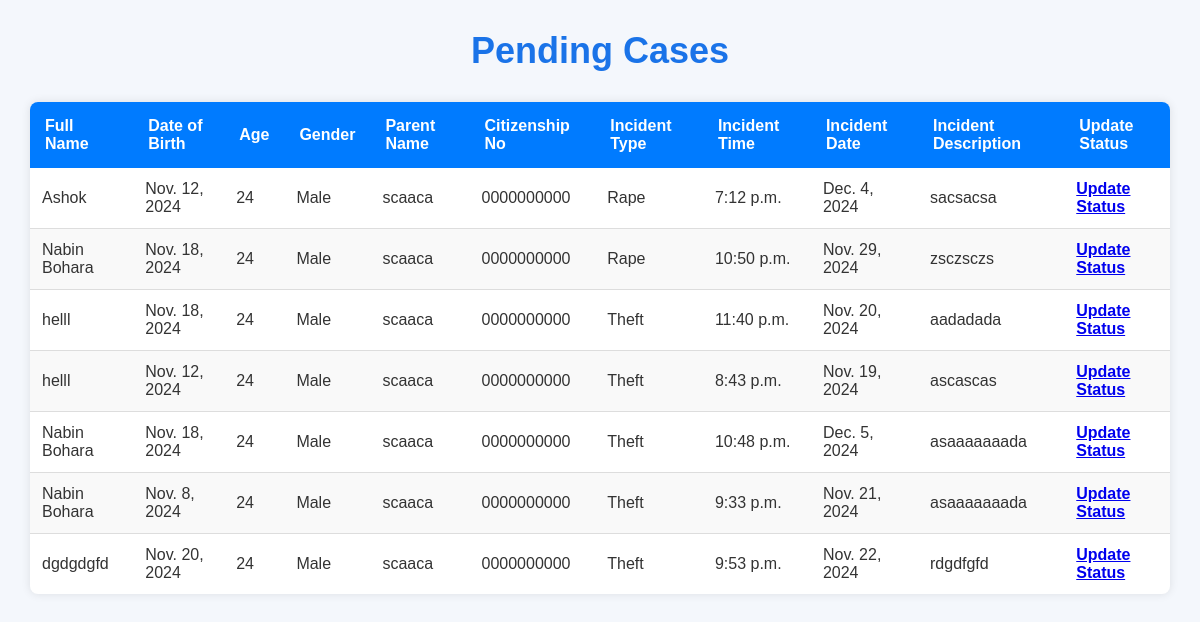
The page /pending_cases/ (signed in) on the database its author committed.
### complaints/models.py (models this page shows, shortened)
class Complaint(models.Model):
    STATUS_CHOICES = [
        ('pending', 'Pending'),
        ('completed', 'Completed'),
    ]
    user = models.ForeignKey(User, on_delete=models.CASCADE)
    title = models.CharField(max_length=255)
    description = models.TextField()
    status = models.CharField(max_length=10, choices=STATUS_CHOICES, default='pending')
    created_at = models.DateTimeField(auto_now_add=True)
    updated_at = models.DateTimeField(auto_now=True)
    user = models.ForeignKey(User, on_delete=models.CASCADE)
    full_name = models.CharField(max_length=255)
    date_of_birth = models.DateField()
    age = models.IntegerField()
    gender = models.CharField(max_length=10, choices=[('Male', 'Male'), ('Female', 'Female'), ('Other', 'Other')])
    phone_number = models.CharField(max_length=15)
    email = models.EmailField()
    parent_name = models.CharField(max_length=255)
    citizenship_no = models.CharField(max_length=50)
    incident_type = models.CharField(max_length=100)
    incident_time = models.TimeField()
    incident_date = models.DateField()
    incident_description = models.TextField()
    ip_address = models.GenericIPAddressField(null=True, blank=True)
    sound_recorder = models.FileField(upload_to='sound_recordings/', blank=True, null=True)
    evidence_1 =  models.ImageField(upload_to='evidence/', blank=True, null=True)
    evidence_2 =  models.ImageField(upload_to='evidence/', blank=True, null=True)
    evidence_3 =  models.ImageField(upload_to='evidence/', blank=True, null=True)
    evidence_4 =  models.ImageField(upload_to='evidence/', blank=True, null=True)

### complaints/views.py (the view)
# urls.py: path('pending_cases/', views.pending_cases, name='pending_cases'),
@login_required
def pending_cases(request):
    complaints = Complaint.objects.filter(status='pending')
    return render(request, 'pending_cases.html', {'complaints': complaints})

### complaints/templates/pending_cases.html (shortened to what this page needs)
<!DOCTYPE html>
<html>
<head>
</head>
<body>
    <h1>Pending Cases</h1>
    <table>
        <thead>
            <tr>
                <th>Full Name</th>
                <th>Date of Birth</th>
                <th>Age</th>
                <th>Gender</th>
                <th>Parent Name</th>
                <th>Citizenship No</th>
                <th>Incident Type</th>
                <th>Incident Time</th>
                <th>Incident Date</th>
                <th>Incident Description</th>
                <th>Update Status</th>
            </tr>
        </thead>
        <tbody>
            {% for complaint in complaints %}
                <tr>
                    <td>{{ complaint.full_name }}</td>
                    <td>{{ complaint.date_of_birth }}</td>
                    <td>{{ complaint.age }}</td>
                    <td>{{ complaint.gender }}</td>
                    <td>{{ complaint.parent_name }}</td>
                    <td>{{ complaint.citizenship_no }}</td>
                    <td>{{ complaint.incident_type }}</td>
                    <td>{{ complaint.incident_time }}</td>
                    <td>{{ complaint.incident_date }}</td>
                    <td>{{ complaint.incident_description }}</td>
                    <td>
                        <a href="{% url 'update_status' complaint.id %}">Update Status</a>
                    </td>
                </tr>
            {% endfor %}
        </tbody>
    </table>
</body>
</html>

### complaints/templates/pending_cases.html (style rules this page uses)
* { margin: 0; padding: 0; box-sizing: border-box; font-family: 'Arial', sans-serif; }
body { background: #f4f7fc; color: #333; padding: 30px; }
h1 { text-align: center; font-size: 36px; color: #1a73e8; margin-bottom: 30px; }
table { width: 100%; border-collapse: collapse; border-radius: 8px; overflow: hidden; background-color: #fff; box-shadow: 0 0 10px rgba(0, 0, 0, 0.1); }
th { background-color: #007bff; color: white; padding: 15px; text-align: left; font-weight: bold; }
td { padding: 12px; text-align: left; border-bottom: 1px solid #ddd; font-size: 16px; }
tbody tr:nth-child(even) { background-color: #f9f9f9; }
tbody tr:last-child td { border-bottom: none; }
td:last-child { font-weight: bold; color: #28a745; }

### rows shown on the page
Complaint: full_name "Ashok", date_of_birth "Nov. 12, 2024", age "24", gender "Male", parent_name "scaaca", citizenship_no "0000000000", incident_type "Rape", incident_time "7:12 p.m.", incident_date "Dec. 4, 2024", incident_description "sacsacsa"
Complaint: full_name "Nabin Bohara", date_of_birth "Nov. 18, 2024", age "24", gender "Male", parent_name "scaaca", citizenship_no "0000000000", incident_type "Rape", incident_time "10:50 p.m.", incident_date "Nov. 29, 2024", incident_description "zsczsczs"
Complaint: full_name "helll", date_of_birth "Nov. 18, 2024", age "24", gender "Male", parent_name "scaaca", citizenship_no "0000000000", incident_type "Theft", incident_time "11:40 p.m.", incident_date "Nov. 20, 2024", incident_description "aadadada"
Complaint: full_name "helll", date_of_birth "Nov. 12, 2024", age "24", gender "Male", parent_name "scaaca", citizenship_no "0000000000", incident_type "Theft", incident_time "8:43 p.m.", incident_date "Nov. 19, 2024", incident_description "ascascas"
Complaint: full_name "Nabin Bohara", date_of_birth "Nov. 18, 2024", age "24", gender "Male", parent_name "scaaca", citizenship_no "0000000000", incident_type "Theft", incident_time "10:48 p.m.", incident_date "Dec. 5, 2024", incident_description "asaaaaaaada"
Complaint: full_name "Nabin Bohara", date_of_birth "Nov. 8, 2024", age "24", gender "Male", parent_name "scaaca", citizenship_no "0000000000", incident_type "Theft", incident_time "9:33 p.m.", incident_date "Nov. 21, 2024", incident_description "asaaaaaaada"
Complaint: full_name "dgdgdgfd", date_of_birth "Nov. 20, 2024", age "24", gender "Male", parent_name "scaaca", citizenship_no "0000000000", incident_type "Theft", incident_time "9:53 p.m.", incident_date "Nov. 22, 2024", incident_description "rdgdfgfd"
